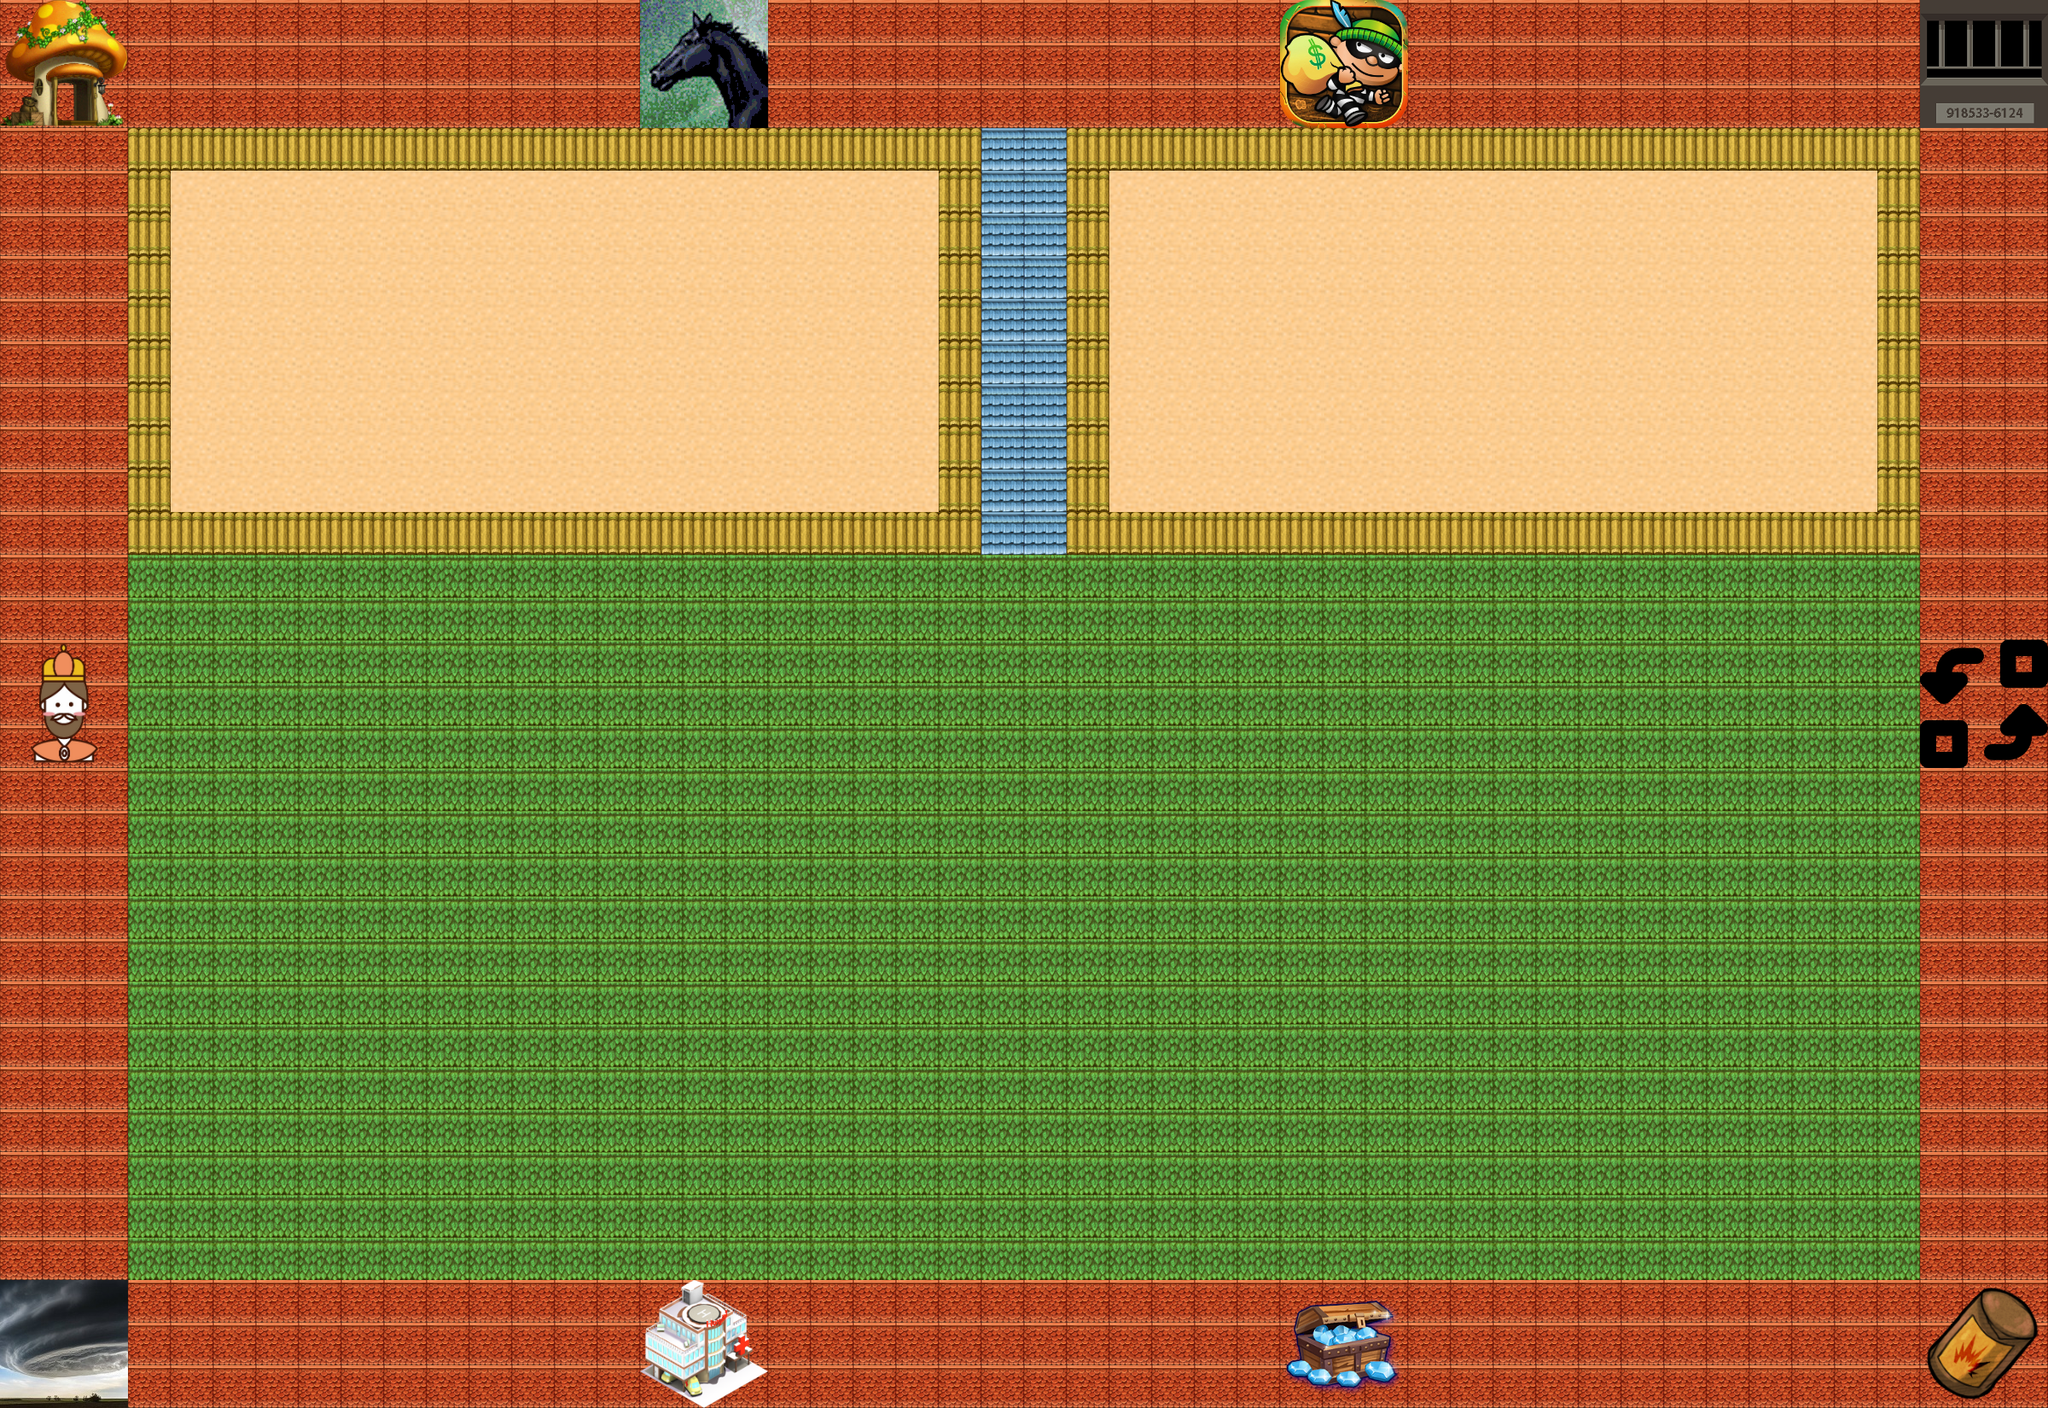

The image is a tile-based game level rendered from a .tmx file. Its description and source (layers, tilesets, objects; grid data summarised) follow:
An orthogonal 48x33 tile map with 50x50 px tiles, 2 tile layers (底层, 图块层 2), 21 tilesets.

<map version="1.2" tiledversion="1.2.4" orientation="orthogonal" renderorder="right-down" width="48" height="33" tilewidth="50" tileheight="50" infinite="0" nextlayerid="12" nextobjectid="1">
 <tileset firstgid="1" name="source2" tilewidth="50" tileheight="50" tilecount="32" columns="8">
  <image source="Tiled素材/source2.png" trans="6a9b00" width="400" height="200" />
 </tileset>
 <tileset firstgid="33" name="messageBoard" tilewidth="50" tileheight="50" tilecount="40" columns="8">
  <image source="Tiled素材/信息面板.png" trans="6a9b00" width="438" height="272" />
 </tileset>
 <tileset firstgid="73" name="thief" tilewidth="50" tileheight="50" tilecount="9" columns="3">
  <image source="Tiled素材/thief.png" trans="6a9b00" width="150" height="150" />
 </tileset>
 <tileset firstgid="82" name="change" tilewidth="50" tileheight="50" tilecount="9" columns="3">
  <image source="Tiled素材/change.png" trans="6a9b00" width="150" height="150" />
 </tileset>
 <tileset firstgid="91" name="bomb" tilewidth="50" tileheight="50" tilecount="9" columns="3">
  <image source="Tiled素材/bomb.png" trans="6a9b00" width="150" height="150" />
 </tileset>
 <tileset firstgid="100" name="coin" tilewidth="50" tileheight="50" tilecount="9" columns="3">
  <image source="Tiled素材/coin.png" trans="6a9b00" width="150" height="150" />
 </tileset>
 <tileset firstgid="109" name="hospital" tilewidth="50" tileheight="50" tilecount="9" columns="3">
  <image source="Tiled素材/hospital.png" trans="6a9b00" width="150" height="150" />
 </tileset>
 <tileset firstgid="118" name="wind" tilewidth="50" tileheight="50" tilecount="9" columns="3">
  <image source="Tiled素材/wind.jpg" trans="6a9b00" width="150" height="150" />
 </tileset>
 <tileset firstgid="127" name="change2" tilewidth="50" tileheight="50" tilecount="9" columns="3">
  <image source="Tiled素材/change2.png" trans="6a9b00" width="150" height="150" />
 </tileset>
 <tileset firstgid="136" name="king" tilewidth="50" tileheight="50" tilecount="9" columns="3">
  <image source="Tiled素材/king.png" trans="6a9b00" width="150" height="150" />
 </tileset>
 <tileset firstgid="145" name="king2" tilewidth="50" tileheight="50" tilecount="9" columns="3">
  <image source="Tiled素材/king2.png" trans="6a9b00" width="150" height="150" />
 </tileset>
 <tileset firstgid="154" name="king4" tilewidth="50" tileheight="50" tilecount="9" columns="3">
  <image source="Tiled素材/king4.png" trans="6a9b00" width="150" height="150" />
 </tileset>
 <tileset firstgid="163" name="king5" tilewidth="50" tileheight="50" tilecount="9" columns="3">
  <image source="Tiled素材/king5.png" trans="6a9b00" width="150" height="150" />
 </tileset>
 <tileset firstgid="172" name="map" tilewidth="50" tileheight="50" tilecount="3249" columns="57">
  <image source="Tiled素材/Map_05.png" trans="6a9b00" width="2880" height="2880" />
 </tileset>
 <tileset firstgid="3421" name="begin1" tilewidth="50" tileheight="50" tilecount="9" columns="3">
  <image source="Tiled素材/begin1.png" trans="6a9b00" width="150" height="150" />
 </tileset>
 <tileset firstgid="3430" name="jailDoor" tilewidth="50" tileheight="50" tilecount="9" columns="3">
  <image source="Tiled素材/jailDoor.png" trans="6a9b00" width="150" height="150" />
 </tileset>
 <tileset firstgid="3439" name="horse" tilewidth="50" tileheight="50" tilecount="9" columns="3">
  <image source="Tiled素材/horse.bmp" trans="6a9b00" width="150" height="150" />
 </tileset>
 <tileset firstgid="3448" name="theif3Small" tilewidth="50" tileheight="50" tilecount="9" columns="3">
  <image source="Tiled素材/theif3Small.png" trans="6a9b00" width="150" height="150" />
 </tileset>
 <tileset firstgid="3457" name="source1" tilewidth="50" tileheight="50" tilecount="70" columns="10">
  <image source="Tiled素材/source1.png" trans="6a9b00" width="512" height="384" />
 </tileset>
 <tileset firstgid="3527" name="MusicOn" tilewidth="50" tileheight="50" tilecount="6" columns="3">
  <image source="Tiled素材/MusicOn.png" trans="6a9b00" width="150" height="100" />
 </tileset>
 <tileset firstgid="3533" name="MusicOff" tilewidth="50" tileheight="50" tilecount="6" columns="3">
  <image source="Tiled素材/MusicOff.png" trans="6a9b00" width="150" height="100" />
 </tileset>
 <layer id="10" name="底层" width="48" height="33">
  <data>[1584 cells, 1584 non-empty, 2 distinct tile ids]</data>
 </layer>
 <layer id="9" name="图块层 2" width="48" height="33">
  <data>[1584 cells, 510 non-empty, 93 distinct tile ids]</data>
 </layer>
</map>